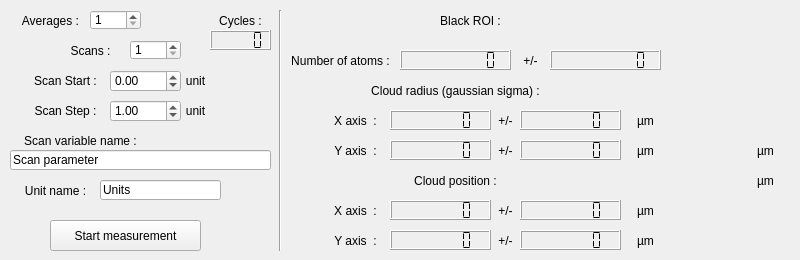
          <widget class="QWidget" name="tab_rightside_Imaging">
           <attribute name="title">
            <string>Imaging</string>
           </attribute>
           <widget class="QPushButton" name="pushButton_imaging_start_measurement">
            <property name="geometry">
             <rect>
              <x>50</x>
              <y>220</y>
              <width>151</width>
              <height>31</height>
             </rect>
            </property>
            <property name="locale">
             <locale language="English" country="UnitedStates"/>
            </property>
            <property name="text">
             <string>Start measurement</string>
            </property>
           </widget>
           <widget class="QSpinBox" name="imaging_averages">
            <property name="geometry">
             <rect>
              <x>90</x>
              <y>10</y>
              <width>51</width>
              <height>20</height>
             </rect>
            </property>
            <property name="locale">
             <locale language="English" country="UnitedStates"/>
            </property>
            <property name="minimum">
             <number>1</number>
            </property>
            <property name="maximum">
             <number>1000</number>
            </property>
            <property name="singleStep">
             <number>1</number>
            </property>
            <property name="value">
             <number>1</number>
            </property>
           </widget>
           <widget class="QLabel" name="label_150">
            <property name="geometry">
             <rect>
              <x>180</x>
              <y>70</y>
              <width>31</width>
              <height>21</height>
             </rect>
            </property>
            <property name="locale">
             <locale language="English" country="UnitedStates"/>
            </property>
            <property name="text">
             <string>unit</string>
            </property>
            <property name="alignment">
             <set>Qt::AlignCenter</set>
            </property>
           </widget>
           <widget class="QDoubleSpinBox" name="Imaging__scanStart">
            <property name="geometry">
             <rect>
              <x>110</x>
              <y>70</y>
              <width>71</width>
              <height>22</height>
             </rect>
            </property>
            <property name="locale">
             <locale language="English" country="UnitedStates"/>
            </property>
            <property name="decimals">
             <number>2</number>
            </property>
            <property name="minimum">
             <double>-10000.000000000000000</double>
            </property>
            <property name="maximum">
             <double>10000.000000000000000</double>
            </property>
            <property name="singleStep">
             <double>1.000000000000000</double>
            </property>
            <property name="value">
             <double>0.000000000000000</double>
            </property>
           </widget>
           <widget class="QLabel" name="label_151">
            <property name="geometry">
             <rect>
              <x>60</x>
              <y>40</y>
              <width>61</width>
              <height>21</height>
             </rect>
            </property>
            <property name="locale">
             <locale language="English" country="UnitedStates"/>
            </property>
            <property name="text">
             <string>Scans :</string>
            </property>
            <property name="alignment">
             <set>Qt::AlignCenter</set>
            </property>
           </widget>
           <widget class="QSpinBox" name="imaging_scans">
            <property name="geometry">
             <rect>
              <x>130</x>
              <y>40</y>
              <width>51</width>
              <height>20</height>
             </rect>
            </property>
            <property name="locale">
             <locale language="English" country="UnitedStates"/>
            </property>
            <property name="minimum">
             <number>1</number>
            </property>
            <property name="maximum">
             <number>1000</number>
            </property>
            <property name="singleStep">
             <number>1</number>
            </property>
            <property name="value">
             <number>1</number>
            </property>
           </widget>
           <widget class="QLabel" name="label_152">
            <property name="geometry">
             <rect>
              <x>20</x>
              <y>70</y>
              <width>91</width>
              <height>21</height>
             </rect>
            </property>
            <property name="locale">
             <locale language="English" country="UnitedStates"/>
            </property>
            <property name="text">
             <string>Scan Start :</string>
            </property>
            <property name="alignment">
             <set>Qt::AlignCenter</set>
            </property>
           </widget>
           <widget class="QLCDNumber" name="lcdNumber_imaging_cycles">
            <property name="geometry">
             <rect>
              <x>210</x>
              <y>30</y>
              <width>61</width>
              <height>20</height>
             </rect>
            </property>
            <property name="locale">
             <locale language="English" country="UnitedStates"/>
            </property>
            <property name="smallDecimalPoint">
             <bool>false</bool>
            </property>
            <property name="digitCount">
             <number>5</number>
            </property>
            <property name="mode">
             <enum>QLCDNumber::Dec</enum>
            </property>
            <property name="segmentStyle">
             <enum>QLCDNumber::Flat</enum>
            </property>
            <property name="value" stdset="0">
             <double>0.000000000000000</double>
            </property>
            <property name="intValue" stdset="0">
             <number>0</number>
            </property>
           </widget>
           <widget class="QLabel" name="label_117">
            <property name="geometry">
             <rect>
              <x>200</x>
              <y>10</y>
              <width>81</width>
              <height>21</height>
             </rect>
            </property>
            <property name="locale">
             <locale language="English" country="UnitedStates"/>
            </property>
            <property name="text">
             <string>Cycles :</string>
            </property>
            <property name="alignment">
             <set>Qt::AlignCenter</set>
            </property>
           </widget>
           <widget class="QLabel" name="label_153">
            <property name="geometry">
             <rect>
              <x>180</x>
              <y>100</y>
              <width>31</width>
              <height>21</height>
             </rect>
            </property>
            <property name="locale">
             <locale language="English" country="UnitedStates"/>
            </property>
            <property name="text">
             <string>unit</string>
            </property>
            <property name="alignment">
             <set>Qt::AlignCenter</set>
            </property>
           </widget>
           <widget class="QLabel" name="label_154">
            <property name="geometry">
             <rect>
              <x>20</x>
              <y>100</y>
              <width>91</width>
              <height>21</height>
             </rect>
            </property>
            <property name="locale">
             <locale language="English" country="UnitedStates"/>
            </property>
            <property name="text">
             <string>Scan Step :</string>
            </property>
            <property name="alignment">
             <set>Qt::AlignCenter</set>
            </property>
           </widget>
           <widget class="QDoubleSpinBox" name="Imaging__scanStep">
            <property name="geometry">
             <rect>
              <x>110</x>
              <y>100</y>
              <width>71</width>
              <height>22</height>
             </rect>
            </property>
            <property name="locale">
             <locale language="English" country="UnitedStates"/>
            </property>
            <property name="decimals">
             <number>2</number>
            </property>
            <property name="minimum">
             <double>-10000.000000000000000</double>
            </property>
            <property name="maximum">
             <double>10000.000000000000000</double>
            </property>
            <property name="singleStep">
             <double>1.000000000000000</double>
            </property>
            <property name="value">
             <double>1.000000000000000</double>
            </property>
           </widget>
           <widget class="Line" name="line_4">
            <property name="geometry">
             <rect>
              <x>270</x>
              <y>10</y>
              <width>21</width>
              <height>241</height>
             </rect>
            </property>
            <property name="locale">
             <locale language="English" country="UnitedStates"/>
            </property>
            <property name="orientation">
             <enum>Qt::Vertical</enum>
            </property>
           </widget>
           <widget class="QLabel" name="label_119">
            <property name="geometry">
             <rect>
              <x>270</x>
              <y>50</y>
              <width>141</width>
              <height>21</height>
             </rect>
            </property>
            <property name="locale">
             <locale language="English" country="UnitedStates"/>
            </property>
            <property name="text">
             <string>Number of atoms :</string>
            </property>
            <property name="alignment">
             <set>Qt::AlignCenter</set>
            </property>
           </widget>
           <widget class="QLCDNumber" name="lcdNumber_Imaging_NumberofAtomsAv">
            <property name="geometry">
             <rect>
              <x>400</x>
              <y>50</y>
              <width>111</width>
              <height>20</height>
             </rect>
            </property>
            <property name="locale">
             <locale language="English" country="UnitedStates"/>
            </property>
            <property name="smallDecimalPoint">
             <bool>false</bool>
            </property>
            <property name="digitCount">
             <number>9</number>
            </property>
            <property name="mode">
             <enum>QLCDNumber::Dec</enum>
            </property>
            <property name="segmentStyle">
             <enum>QLCDNumber::Flat</enum>
            </property>
            <property name="value" stdset="0">
             <double>0.000000000000000</double>
            </property>
            <property name="intValue" stdset="0">
             <number>0</number>
            </property>
           </widget>
           <widget class="QLabel" name="label_120">
            <property name="geometry">
             <rect>
              <x>320</x>
              <y>80</y>
              <width>271</width>
              <height>21</height>
             </rect>
            </property>
            <property name="locale">
             <locale language="English" country="UnitedStates"/>
            </property>
            <property name="text">
             <string>Cloud radius (gaussian sigma) :</string>
            </property>
            <property name="alignment">
             <set>Qt::AlignCenter</set>
            </property>
           </widget>
           <widget class="QLCDNumber" name="lcdNumber_Imaging_CloudRadiusXaxisumAv">
            <property name="geometry">
             <rect>
              <x>390</x>
              <y>110</y>
              <width>101</width>
              <height>20</height>
             </rect>
            </property>
            <property name="locale">
             <locale language="English" country="UnitedStates"/>
            </property>
            <property name="smallDecimalPoint">
             <bool>false</bool>
            </property>
            <property name="digitCount">
             <number>7</number>
            </property>
            <property name="mode">
             <enum>QLCDNumber::Dec</enum>
            </property>
            <property name="segmentStyle">
             <enum>QLCDNumber::Flat</enum>
            </property>
            <property name="value" stdset="0">
             <double>0.000000000000000</double>
            </property>
            <property name="intValue" stdset="0">
             <number>0</number>
            </property>
           </widget>
           <widget class="QLabel" name="label_123">
            <property name="geometry">
             <rect>
              <x>320</x>
              <y>110</y>
              <width>71</width>
              <height>21</height>
             </rect>
            </property>
            <property name="locale">
             <locale language="English" country="UnitedStates"/>
            </property>
            <property name="text">
             <string>X axis  :</string>
            </property>
            <property name="alignment">
             <set>Qt::AlignCenter</set>
            </property>
           </widget>
           <widget class="QLabel" name="label_124">
            <property name="geometry">
             <rect>
              <x>740</x>
              <y>140</y>
              <width>51</width>
              <height>21</height>
             </rect>
            </property>
            <property name="locale">
             <locale language="English" country="UnitedStates"/>
            </property>
            <property name="text">
             <string>µm</string>
            </property>
            <property name="alignment">
             <set>Qt::AlignCenter</set>
            </property>
           </widget>
           <widget class="QLabel" name="label_126">
            <property name="geometry">
             <rect>
              <x>320</x>
              <y>140</y>
              <width>71</width>
              <height>21</height>
             </rect>
            </property>
            <property name="locale">
             <locale language="English" country="UnitedStates"/>
            </property>
            <property name="text">
             <string>Y axis  :</string>
            </property>
            <property name="alignment">
             <set>Qt::AlignCenter</set>
            </property>
           </widget>
           <widget class="QLCDNumber" name="lcdNumber_Imaging_CloudRadiusYaxisumAv">
            <property name="geometry">
             <rect>
              <x>390</x>
              <y>140</y>
              <width>101</width>
              <height>20</height>
             </rect>
            </property>
            <property name="locale">
             <locale language="English" country="UnitedStates"/>
            </property>
            <property name="smallDecimalPoint">
             <bool>false</bool>
            </property>
            <property name="digitCount">
             <number>7</number>
            </property>
            <property name="mode">
             <enum>QLCDNumber::Dec</enum>
            </property>
            <property name="segmentStyle">
             <enum>QLCDNumber::Flat</enum>
            </property>
            <property name="value" stdset="0">
             <double>0.000000000000000</double>
            </property>
            <property name="intValue" stdset="0">
             <number>0</number>
            </property>
           </widget>
           <widget class="QLabel" name="label_125">
            <property name="geometry">
             <rect>
              <x>740</x>
              <y>170</y>
              <width>51</width>
              <height>21</height>
             </rect>
            </property>
            <property name="locale">
             <locale language="English" country="UnitedStates"/>
            </property>
            <property name="text">
             <string>µm</string>
            </property>
            <property name="alignment">
             <set>Qt::AlignCenter</set>
            </property>
           </widget>
           <widget class="QLabel" name="label_169">
            <property name="geometry">
             <rect>
              <x>0</x>
              <y>10</y>
              <width>101</width>
              <height>21</height>
             </rect>
            </property>
            <property name="locale">
             <locale language="English" country="UnitedStates"/>
            </property>
            <property name="text">
             <string>Averages :</string>
            </property>
            <property name="alignment">
             <set>Qt::AlignCenter</set>
            </property>
           </widget>
           <widget class="QLabel" name="label_132">
            <property name="geometry">
             <rect>
              <x>510</x>
              <y>50</y>
              <width>41</width>
              <height>21</height>
             </rect>
            </property>
            <property name="locale">
             <locale language="English" country="UnitedStates"/>
            </property>
            <property name="text">
             <string>+/-</string>
            </property>
            <property name="alignment">
             <set>Qt::AlignCenter</set>
            </property>
           </widget>
           <widget class="QLCDNumber" name="lcdNumber_Imaging_NumberofAtomsAvErr">
            <property name="geometry">
             <rect>
              <x>550</x>
              <y>50</y>
              <width>111</width>
              <height>20</height>
             </rect>
            </property>
            <property name="locale">
             <locale language="English" country="UnitedStates"/>
            </property>
            <property name="smallDecimalPoint">
             <bool>false</bool>
            </property>
            <property name="digitCount">
             <number>9</number>
            </property>
            <property name="mode">
             <enum>QLCDNumber::Dec</enum>
            </property>
            <property name="segmentStyle">
             <enum>QLCDNumber::Flat</enum>
            </property>
            <property name="value" stdset="0">
             <double>0.000000000000000</double>
            </property>
            <property name="intValue" stdset="0">
             <number>0</number>
            </property>
           </widget>
           <widget class="QLabel" name="label_133">
            <property name="geometry">
             <rect>
              <x>490</x>
              <y>110</y>
              <width>31</width>
              <height>21</height>
             </rect>
            </property>
            <property name="locale">
             <locale language="English" country="UnitedStates"/>
            </property>
            <property name="text">
             <string>+/-</string>
            </property>
            <property name="alignment">
             <set>Qt::AlignCenter</set>
            </property>
           </widget>
           <widget class="QLCDNumber" name="lcdNumber_Imaging_CloudRadiusXaxisumAvErr">
            <property name="geometry">
             <rect>
              <x>520</x>
              <y>110</y>
              <width>101</width>
              <height>20</height>
             </rect>
            </property>
            <property name="locale">
             <locale language="English" country="UnitedStates"/>
            </property>
            <property name="smallDecimalPoint">
             <bool>false</bool>
            </property>
            <property name="digitCount">
             <number>7</number>
            </property>
            <property name="mode">
             <enum>QLCDNumber::Dec</enum>
            </property>
            <property name="segmentStyle">
             <enum>QLCDNumber::Flat</enum>
            </property>
            <property name="value" stdset="0">
             <double>0.000000000000000</double>
            </property>
            <property name="intValue" stdset="0">
             <number>0</number>
            </property>
           </widget>
           <widget class="QLCDNumber" name="lcdNumber_Imaging_CloudRadiusYaxisumAvErr">
            <property name="geometry">
             <rect>
              <x>520</x>
              <y>140</y>
              <width>101</width>
              <height>20</height>
             </rect>
            </property>
            <property name="locale">
             <locale language="English" country="UnitedStates"/>
            </property>
            <property name="smallDecimalPoint">
             <bool>false</bool>
            </property>
            <property name="digitCount">
             <number>7</number>
            </property>
            <property name="mode">
             <enum>QLCDNumber::Dec</enum>
            </property>
            <property name="segmentStyle">
             <enum>QLCDNumber::Flat</enum>
            </property>
            <property name="value" stdset="0">
             <double>0.000000000000000</double>
            </property>
            <property name="intValue" stdset="0">
             <number>0</number>
            </property>
           </widget>
           <widget class="QLabel" name="label_134">
            <property name="geometry">
             <rect>
              <x>490</x>
              <y>140</y>
              <width>31</width>
              <height>21</height>
             </rect>
            </property>
            <property name="locale">
             <locale language="English" country="UnitedStates"/>
            </property>
            <property name="text">
             <string>+/-</string>
            </property>
            <property name="alignment">
             <set>Qt::AlignCenter</set>
            </property>
           </widget>
           <widget class="QLabel" name="label_142">
            <property name="geometry">
             <rect>
              <x>630</x>
              <y>140</y>
              <width>31</width>
              <height>21</height>
             </rect>
            </property>
            <property name="locale">
             <locale language="English" country="UnitedStates"/>
            </property>
            <property name="text">
             <string>µm</string>
            </property>
            <property name="alignment">
             <set>Qt::AlignCenter</set>
            </property>
           </widget>
           <widget class="QLabel" name="label_143">
            <property name="geometry">
             <rect>
              <x>630</x>
              <y>110</y>
              <width>31</width>
              <height>21</height>
             </rect>
            </property>
            <property name="locale">
             <locale language="English" country="UnitedStates"/>
            </property>
            <property name="text">
             <string>µm</string>
            </property>
            <property name="alignment">
             <set>Qt::AlignCenter</set>
            </property>
           </widget>
           <widget class="QLabel" name="label_141">
            <property name="geometry">
             <rect>
              <x>490</x>
              <y>230</y>
              <width>31</width>
              <height>21</height>
             </rect>
            </property>
            <property name="locale">
             <locale language="English" country="UnitedStates"/>
            </property>
            <property name="text">
             <string>+/-</string>
            </property>
            <property name="alignment">
             <set>Qt::AlignCenter</set>
            </property>
           </widget>
           <widget class="QLabel" name="label_144">
            <property name="geometry">
             <rect>
              <x>490</x>
              <y>200</y>
              <width>31</width>
              <height>21</height>
             </rect>
            </property>
            <property name="locale">
             <locale language="English" country="UnitedStates"/>
            </property>
            <property name="text">
             <string>+/-</string>
            </property>
            <property name="alignment">
             <set>Qt::AlignCenter</set>
            </property>
           </widget>
           <widget class="QLCDNumber" name="lcdNumber_Imaging_CloudPositionXaxisumAvErr">
            <property name="geometry">
             <rect>
              <x>520</x>
              <y>200</y>
              <width>101</width>
              <height>20</height>
             </rect>
            </property>
            <property name="locale">
             <locale language="English" country="UnitedStates"/>
            </property>
            <property name="smallDecimalPoint">
             <bool>false</bool>
            </property>
            <property name="digitCount">
             <number>7</number>
            </property>
            <property name="mode">
             <enum>QLCDNumber::Dec</enum>
            </property>
            <property name="segmentStyle">
             <enum>QLCDNumber::Flat</enum>
            </property>
            <property name="value" stdset="0">
             <double>0.000000000000000</double>
            </property>
            <property name="intValue" stdset="0">
             <number>0</number>
            </property>
           </widget>
           <widget class="QLCDNumber" name="lcdNumber_Imaging_CloudPositionXaxisumAv">
            <property name="geometry">
             <rect>
              <x>390</x>
              <y>200</y>
              <width>101</width>
              <height>20</height>
             </rect>
            </property>
            <property name="locale">
             <locale language="English" country="UnitedStates"/>
            </property>
            <property name="smallDecimalPoint">
             <bool>false</bool>
            </property>
            <property name="digitCount">
             <number>7</number>
            </property>
            <property name="mode">
             <enum>QLCDNumber::Dec</enum>
            </property>
            <property name="segmentStyle">
             <enum>QLCDNumber::Flat</enum>
            </property>
            <property name="value" stdset="0">
             <double>0.000000000000000</double>
            </property>
            <property name="intValue" stdset="0">
             <number>0</number>
            </property>
           </widget>
           <widget class="QLCDNumber" name="lcdNumber_Imaging_CloudPositionYaxisumAvErr">
            <property name="geometry">
             <rect>
              <x>520</x>
              <y>230</y>
              <width>101</width>
              <height>20</height>
             </rect>
            </property>
            <property name="locale">
             <locale language="English" country="UnitedStates"/>
            </property>
            <property name="smallDecimalPoint">
             <bool>false</bool>
            </property>
            <property name="digitCount">
             <number>7</number>
            </property>
            <property name="mode">
             <enum>QLCDNumber::Dec</enum>
            </property>
            <property name="segmentStyle">
             <enum>QLCDNumber::Flat</enum>
            </property>
            <property name="value" stdset="0">
             <double>0.000000000000000</double>
            </property>
            <property name="intValue" stdset="0">
             <number>0</number>
            </property>
           </widget>
           <widget class="QLCDNumber" name="lcdNumber_Imaging_CloudPositionYaxisumAv">
            <property name="geometry">
             <rect>
              <x>390</x>
              <y>230</y>
              <width>101</width>
              <height>20</height>
             </rect>
            </property>
            <property name="locale">
             <locale language="English" country="UnitedStates"/>
            </property>
            <property name="smallDecimalPoint">
             <bool>false</bool>
            </property>
            <property name="digitCount">
             <number>7</number>
            </property>
            <property name="mode">
             <enum>QLCDNumber::Dec</enum>
            </property>
            <property name="segmentStyle">
             <enum>QLCDNumber::Flat</enum>
            </property>
            <property name="value" stdset="0">
             <double>0.000000000000000</double>
            </property>
            <property name="intValue" stdset="0">
             <number>0</number>
            </property>
           </widget>
           <widget class="QLabel" name="label_149">
            <property name="geometry">
             <rect>
              <x>320</x>
              <y>230</y>
              <width>71</width>
              <height>21</height>
             </rect>
            </property>
            <property name="locale">
             <locale language="English" country="UnitedStates"/>
            </property>
            <property name="text">
             <string>Y axis  :</string>
            </property>
            <property name="alignment">
             <set>Qt::AlignCenter</set>
            </property>
           </widget>
           <widget class="QLabel" name="label_155">
            <property name="geometry">
             <rect>
              <x>320</x>
              <y>170</y>
              <width>271</width>
              <height>21</height>
             </rect>
            </property>
            <property name="locale">
             <locale language="English" country="UnitedStates"/>
            </property>
            <property name="text">
             <string>Cloud position :</string>
            </property>
            <property name="alignment">
             <set>Qt::AlignCenter</set>
            </property>
           </widget>
           <widget class="QLabel" name="label_187">
            <property name="geometry">
             <rect>
              <x>320</x>
              <y>200</y>
              <width>71</width>
              <height>21</height>
             </rect>
            </property>
            <property name="locale">
             <locale language="English" country="UnitedStates"/>
            </property>
            <property name="text">
             <string>X axis  :</string>
            </property>
            <property name="alignment">
             <set>Qt::AlignCenter</set>
            </property>
           </widget>
           <widget class="QLabel" name="label_188">
            <property name="geometry">
             <rect>
              <x>630</x>
              <y>200</y>
              <width>31</width>
              <height>21</height>
             </rect>
            </property>
            <property name="locale">
             <locale language="English" country="UnitedStates"/>
            </property>
            <property name="text">
             <string>µm</string>
            </property>
            <property name="alignment">
             <set>Qt::AlignCenter</set>
            </property>
           </widget>
           <widget class="QLabel" name="label_189">
            <property name="geometry">
             <rect>
              <x>630</x>
              <y>230</y>
              <width>31</width>
              <height>21</height>
             </rect>
            </property>
            <property name="locale">
             <locale language="English" country="UnitedStates"/>
            </property>
            <property name="text">
             <string>µm</string>
            </property>
            <property name="alignment">
             <set>Qt::AlignCenter</set>
            </property>
           </widget>
           <widget class="QLineEdit" name="lineEdit_scanVarName">
            <property name="geometry">
             <rect>
              <x>10</x>
              <y>150</y>
              <width>261</width>
              <height>20</height>
             </rect>
            </property>
            <property name="text">
             <string>Scan parameter</string>
            </property>
           </widget>
           <widget class="QLabel" name="label_190">
            <property name="geometry">
             <rect>
              <x>10</x>
              <y>130</y>
              <width>141</width>
              <height>21</height>
             </rect>
            </property>
            <property name="locale">
             <locale language="English" country="UnitedStates"/>
            </property>
            <property name="text">
             <string>Scan variable name :</string>
            </property>
            <property name="alignment">
             <set>Qt::AlignCenter</set>
            </property>
           </widget>
           <widget class="QLabel" name="label_191">
            <property name="geometry">
             <rect>
              <x>0</x>
              <y>180</y>
              <width>111</width>
              <height>21</height>
             </rect>
            </property>
            <property name="locale">
             <locale language="English" country="UnitedStates"/>
            </property>
            <property name="text">
             <string>Unit name :</string>
            </property>
            <property name="alignment">
             <set>Qt::AlignCenter</set>
            </property>
           </widget>
           <widget class="QLineEdit" name="lineEdit_scanUnitName">
            <property name="geometry">
             <rect>
              <x>100</x>
              <y>180</y>
              <width>121</width>
              <height>20</height>
             </rect>
            </property>
            <property name="text">
             <string>Units</string>
            </property>
           </widget>
           <widget class="QLabel" name="label_206">
            <property name="geometry">
             <rect>
              <x>400</x>
              <y>10</y>
              <width>141</width>
              <height>21</height>
             </rect>
            </property>
            <property name="locale">
             <locale language="English" country="UnitedStates"/>
            </property>
            <property name="text">
             <string>Black ROI :</string>
            </property>
            <property name="alignment">
             <set>Qt::AlignCenter</set>
            </property>
           </widget>
          </widget>
